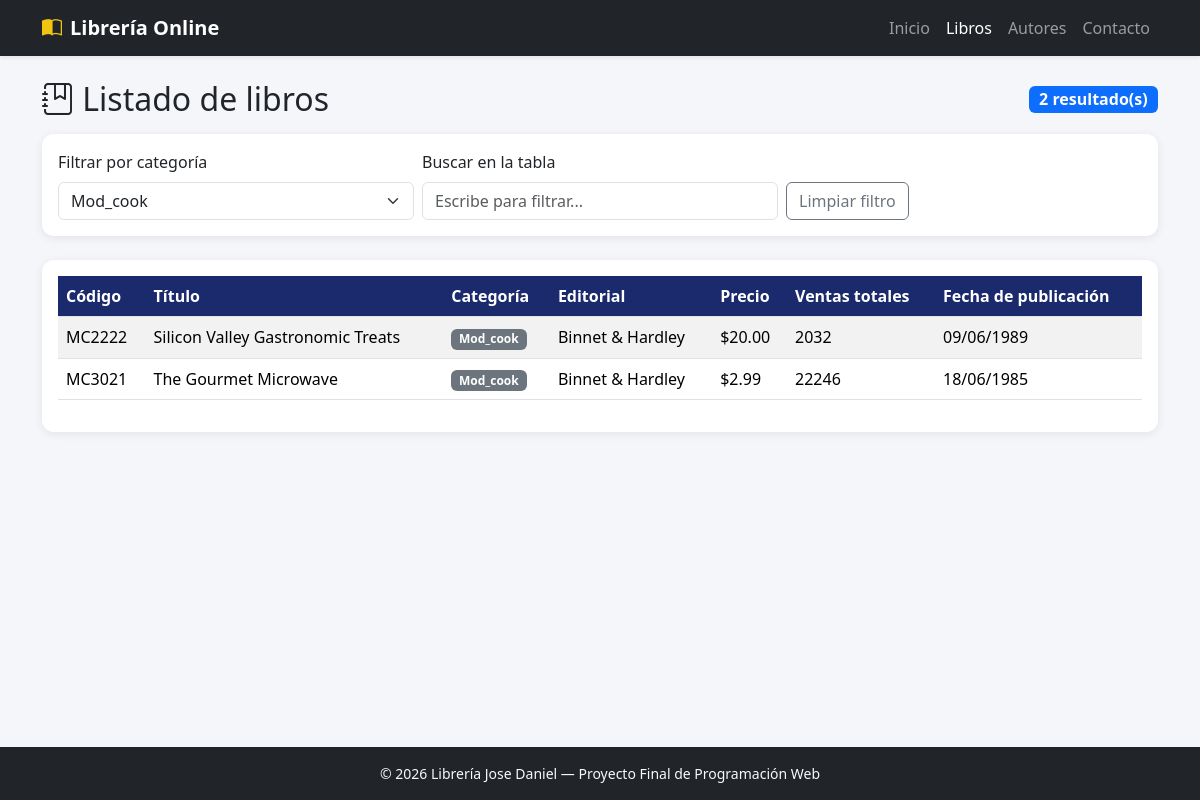
The page /libros.php?categoria=mod_cook on the database its author committed.
### tables this page shows
CREATE TABLE `titulos` (
  `id_titulo` varchar(6) NOT NULL,
  `titulo` varchar(60) NOT NULL,
  `tipo` varchar(15) NOT NULL,
  `id_pub` varchar(4) NOT NULL,
  `precio` double default NULL,
  `avance` double default NULL,
  `total_ventas` int(11) default NULL,
  `notas` varchar(255) NOT NULL,
  `fecha_pub` datetime NOT NULL,
  `contrato` varchar(1) NOT NULL,
  PRIMARY KEY  (`id_titulo`)
);

CREATE TABLE `publicadores` (
  `id_pub` varchar(4) NOT NULL,
  `nombre_pub` varchar(30) NOT NULL,
  `ciudad` varchar(15) NOT NULL,
  `estado` varchar(2) NOT NULL,
  PRIMARY KEY  (`id_pub`)
);

### libros.php (the view, shortened to what this page needs)
<?php
$pdo = obtenerConexion();
$categoriaSeleccionada = isset($_GET['categoria']) ? trim($_GET['categoria']) : '';
$categorias = $pdo->query('SELECT DISTINCT tipo FROM titulos ORDER BY tipo')->fetchAll();
if ($categoriaSeleccionada !== '') {
    $sql = 'SELECT t.id_titulo, t.titulo, t.tipo, t.precio, t.total_ventas, t.fecha_pub, p.nombre_pub
            FROM titulos t
            LEFT JOIN publicadores p ON t.id_pub = p.id_pub
            WHERE t.tipo = :tipo
            ORDER BY t.titulo ASC';
    $consulta = $pdo->prepare($sql);
    $consulta->execute([':tipo' => $categoriaSeleccionada]);
} else {
    $sql = 'SELECT t.id_titulo, t.titulo, t.tipo, t.precio, t.total_ventas, t.fecha_pub, p.nombre_pub
            FROM titulos t
            LEFT JOIN publicadores p ON t.id_pub = p.id_pub
            ORDER BY t.titulo ASC';
    $consulta = $pdo->query($sql);
}
$libros = $consulta->fetchAll();
$totalLibros = count($libros);
require 'includes/header.php';
?>
<div class="d-flex justify-content-between align-items-center flex-wrap gap-2 mb-3">
    <h2 class="mb-0"><i class="bi bi-journal-bookmark"></i> Listado de libros</h2>
    <span class="badge bg-primary fs-6"><?= $totalLibros ?> resultado(s)</span>
</div>
<div class="card card-resumen p-3 mb-4">
    <form method="GET" class="row g-2 align-items-end">
        <div class="col-sm-6 col-md-4">
            <label for="categoria" class="form-label">Filtrar por categoría</label>
            <select name="categoria" id="categoria" class="form-select" onchange="this.form.submit()">
                <?php foreach ($categorias as $cat): ?>
                    <option value="<?= htmlspecialchars($cat['tipo']) ?>" <?= $categoriaSeleccionada === $cat['tipo'] ? 'selected' : '' ?>>
                        <?= htmlspecialchars(ucfirst($cat['tipo'])) ?>
                    </option>
                <?php endforeach; ?>
            </select>
        </div>
        <div class="col-sm-6 col-md-4">
            <label for="buscador" class="form-label">Buscar en la tabla</label>
            <input type="text" id="buscador" class="form-control" placeholder="Escribe para filtrar...">
        </div>
        <?php if ($categoriaSeleccionada !== ''): ?>
            <div class="col-auto">
                <a href="libros.php" class="btn btn-outline-secondary">Limpiar filtro</a>
            </div>
        <?php endif; ?>
    </form>
</div>
<div class="card card-resumen p-3">
    <div class="table-responsive">
        <table class="table table-striped table-hover align-middle" id="tablaDatos">
            <thead>
                <tr>
                    <th>Código</th>
                    <th>Título</th>
                    <th>Categoría</th>
                    <th>Editorial</th>
                    <th>Precio</th>
                    <th>Ventas totales</th>
                    <th>Fecha de publicación</th>
                </tr>
            </thead>
            <tbody>
                <?php if ($totalLibros === 0): ?>
                    <tr>
                        <td colspan="7" class="text-center text-muted py-4">No se encontraron libros.</td>
                    </tr>
                <?php else: ?>
                    <?php foreach ($libros as $libro): ?>
                        <tr>
                            <td><?= htmlspecialchars($libro['id_titulo']) ?></td>
                            <td><?= htmlspecialchars($libro['titulo']) ?></td>
                            <td><span class="badge bg-secondary badge-tipo"><?= htmlspecialchars($libro['tipo']) ?></span></td>
                            <td><?= htmlspecialchars($libro['nombre_pub'] ?? 'N/D') ?></td>
                            <td><?= $libro['precio'] !== null ? '$' . number_format((float)$libro['precio'], 2) : 'N/D' ?></td>
                            <td><?= $libro['total_ventas'] !== null ? (int)$libro['total_ventas'] : 0 ?></td>
                            <td><?= date('d/m/Y', strtotime($libro['fecha_pub'])) ?></td>
                        </tr>
                    <?php endforeach; ?>
                <?php endif; ?>
            </tbody>
        </table>
    </div>
</div>
<?php require 'includes/footer.php'; ?>

### css/style.css (style rules this page uses)
body { background-color: #f5f6fa; display: flex; flex-direction: column; min-height: 100vh; }
.card-resumen { border: none; border-radius: 0.75rem; box-shadow: 0 2px 10px rgba(0, 0, 0, 0.08); transition: transform 0.15s ease-in-out; }
.table thead th { background-color: #1a2a6c; color: #fff; white-space: nowrap; }
.badge-tipo { text-transform: capitalize; }

### rows shown on the page
titulos: id_titulo "MC2222", titulo "Silicon Valley Gastronomic Treats", tipo "Mod_cook", id_pub.nombre_pub "Binnet & Hardley", precio "20.00", total_ventas "2032", fecha_pub "09/06/1989"
titulos: id_titulo "MC3021", titulo "The Gourmet Microwave", tipo "Mod_cook", id_pub.nombre_pub "Binnet & Hardley", precio "2.99", total_ventas "22246", fecha_pub "18/06/1985"

### other values the page prints
$totalLibros "2"
form field categoria "Mod_cook"
